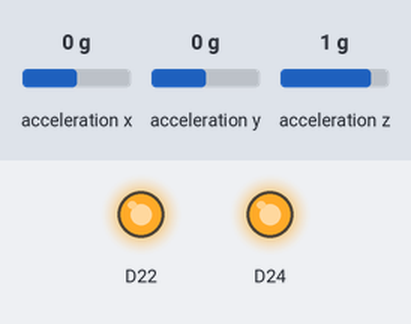
This sketch was run on a simulated Arduino Nano 33 BLE. Shown: output pins drawn as LEDs (lit = HIGH). The test bench sets the inputs (shaded band); at power-on: acceleration x 0 g, acceleration y 0 g, acceleration z 1 g.

Above: at 1.2 s.
1.3 s: acceleration x set to 0.2 g
At 1.7 s:
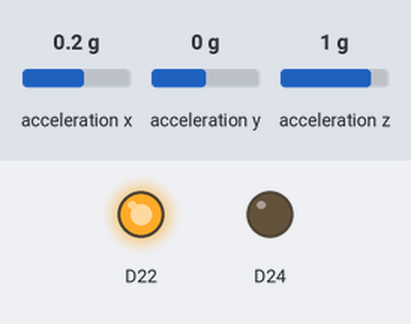
2.8 s: acceleration y set to 0.3 g
At 4.0 s:
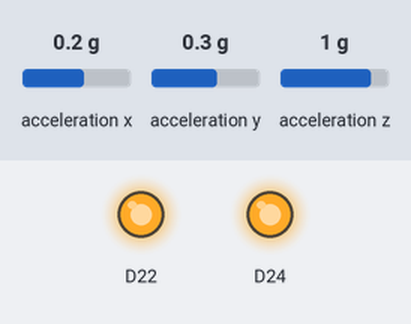
4.3 s: acceleration z set to 0.4 g
5.8 s: acceleration z set to 0.1 g
At 6.3 s:
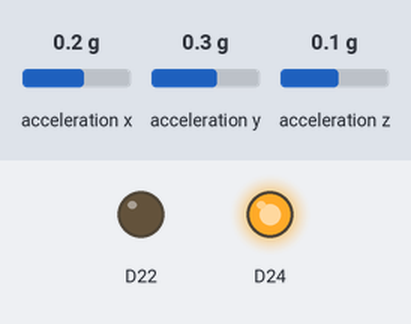
7.3 s: acceleration y set to -1.4 g
At 8.5 s:
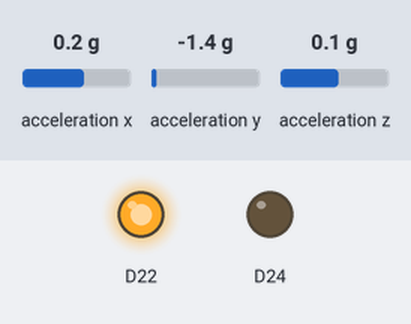
8.8 s: acceleration x set to -1.4 g
At 9.8 s:
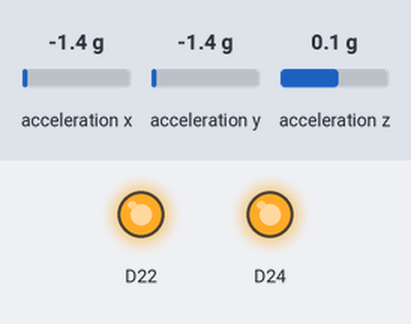
Timing chart, 0 to 11.3 s (numbered marks = the images above; inputs shaded):
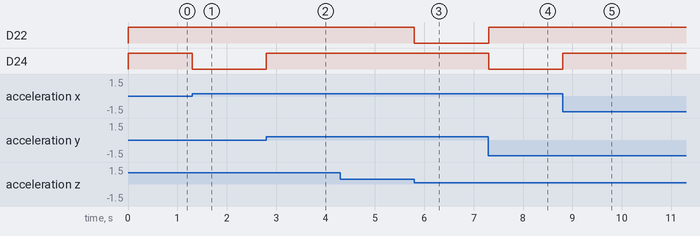

Measured:
- the behaviour switches between 0 and 0.1 g on acceleration x (found by bisection; images 0 and 1)
- the behaviour switches between 0.1 and 0.2 g on acceleration y (found by bisection; images 1 and 2)
- the behaviour switches between 0.3 and 0.2 g on acceleration z (found by bisection; images 2 and 3)
- after the input at 1.3 s, D24: HIGH → LOW at once
- after the input at 2.8 s, D24: LOW → HIGH at once
- after the input at 4.3 s, every drawn part: stays the same
- after the input at 5.8 s, D22: HIGH → LOW at once
- after the input at 7.3 s, D22: LOW → HIGH at once; D24: HIGH → LOW at once
- after the input at 8.8 s, D24: LOW → HIGH at once

The sketch:

acclerometer.ino
```cpp
#include <Arduino_LSM9DS1.h>

float x, y, z;

void setup() {
  Serial.begin(9600);
  while(!Serial);

  if (!IMU.begin()) {
    Serial.println("Failed to init IMU");
    while(1);
  }

  pinMode(LEDR, OUTPUT);
  pinMode(LEDB, OUTPUT);
}

void loop() {
  if (IMU.accelerationAvailable()) {
    IMU.readAcceleration(x, y, z);

    if (y > x && y > z) {
      digitalWrite(LEDR, !HIGH);
      digitalWrite(LEDB, !LOW);
    } else if (y < x && y < z) {
      digitalWrite(LEDR, !LOW);
      digitalWrite(LEDB, !HIGH);
    } else if (z > x && z > y) {
      digitalWrite(LEDR, !LOW);
      digitalWrite(LEDB, !LOW);
    }
  }
}
```
